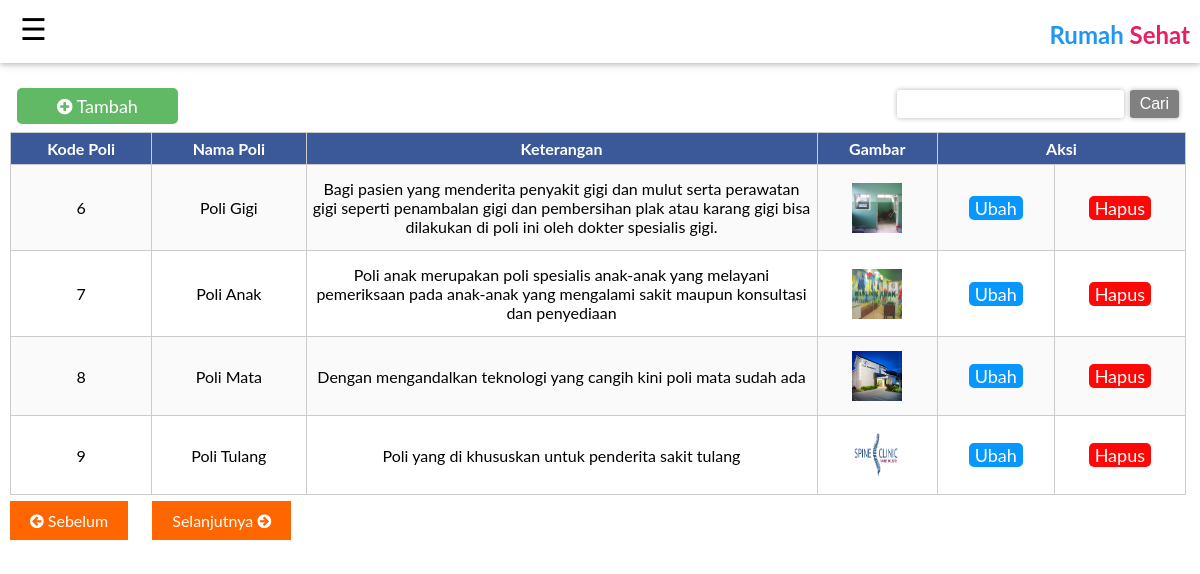
The page /apoteker/polikklinik.php on the database its author committed.
### tables this page shows
CREATE TABLE `tb_poliklinik` (
  `kd_plk` int(50) NOT NULL,
  `nm_plk` varchar(100) NOT NULL,
  `ket` text NOT NULL,
  `image` varchar(100) NOT NULL
);

### apoteker/polikklinik.php (the view, shortened to what this page needs)
<?php require_once('../Connections/koneksi.php'); ?>
<?php
$currentPage = $_SERVER["PHP_SELF"];
$maxRows_Recordset1 = 4;
$pageNum_Recordset1 = 0;
$startRow_Recordset1 = $pageNum_Recordset1 * $maxRows_Recordset1;
$query_Recordset1 = "SELECT * FROM tb_poliklinik";
$query_limit_Recordset1 = sprintf("%s LIMIT %d, %d", $query_Recordset1, $startRow_Recordset1, $maxRows_Recordset1);
$Recordset1 = mysql_query($query_limit_Recordset1, $koneksi) or die(mysql_error());
$row_Recordset1 = mysql_fetch_assoc($Recordset1);
if (isset($_GET['totalRows_Recordset1'])) {
  $totalRows_Recordset1 = $_GET['totalRows_Recordset1'];
} else {
  $all_Recordset1 = mysql_query($query_Recordset1);
  $totalRows_Recordset1 = mysql_num_rows($all_Recordset1);
}
$totalPages_Recordset1 = ceil($totalRows_Recordset1/$maxRows_Recordset1)-1;
$queryString_Recordset1 = "";
$queryString_Recordset1 = sprintf("&totalRows_Recordset1=%d%s", $totalRows_Recordset1, $queryString_Recordset1);
?>
<!DOCTYPE html PUBLIC "-//W3C//DTD XHTML 1.0 Transitional//EN" "http://www.w3.org/TR/xhtml1/DTD/xhtml1-transitional.dtd">
<html xmlns="http://www.w3.org/1999/xhtml">
<head>
	<link href="css/sidebar.css" rel="stylesheet">
	<link href="css/css.css" rel="stylesheet">
	<link href="../css/font-awesome.min.css" rel="stylesheet" type="text/css" />
</head>
<body>
<?php include"header.php"?>
<div class="content-admin" style="overflow-x:auto;">
<div style="float:left;margin:15px;">
<a class="tambah" href="input-poli.php"><i class="fa fa-plus-circle"></i> Tambah</a>
</div>
<div style="float:right;margin:0px 19px;">
<form id="form1" name="form1" method="post" action="cari-poli.php">
  <input type="text" name="cari" id="textfield" />
  <input type="submit" name="button" id="button" value="Cari" />
</form>
</div>
<table width="100%" border="1">
  <tr>
    <th>Kode Poli</th>
    <th>Nama Poli</th>
    <th>Keterangan</th>
    <th>Gambar</th>
    <th colspan="2">Aksi</th>
  </tr>
  <?php do { ?>
    <tr>
      <td height="25"><?php echo $row_Recordset1['kd_plk']; ?></td>
      <td><?php echo $row_Recordset1['nm_plk']; ?></td>
      <td width="500px"><?php echo $row_Recordset1['ket']; ?></td>
      <td><img src="../apoteker/image-poli/<?php echo $row_Recordset1['image']; ?>" width="50" height="50" /></td>
      <td><a class="ubah" href="update-poli.php?kd_plk=<?php echo $row_Recordset1['kd_plk']; ?>">Ubah</a></td>
      <td><a class="hapus" onclick="return confirm('Apakah anda ingin menghapus data ini');" href="delete-poli.php?kd_plk=<?php echo $row_Recordset1['kd_plk']; ?>">Hapus</a></td>
    </tr>
    <?php } while ($row_Recordset1 = mysql_fetch_assoc($Recordset1)); ?>
</table>
<p>
	<a class="pagination" href="<?php printf("%s?pageNum_Recordset1=%d%s", $currentPage, max(0, $pageNum_Recordset1 - 1), $queryString_Recordset1); ?>"><i class="fa fa-arrow-circle-left"></i> Sebelum</a>
	<a class="pagination" href="<?php printf("%s?pageNum_Recordset1=%d%s", $currentPage, min($totalPages_Recordset1, $pageNum_Recordset1 + 1), $queryString_Recordset1); ?>">Selanjutnya <i class="fa fa-arrow-circle-right"></i></a>
</p>
</body>
</html>

### apoteker/css/sidebar.css (style rules this page uses)
body { font-family: "Lato", sans-serif; margin:0px; }
a { text-decoration:none; }
.content-admin { width: 100%; height: auto; background-color:#fff; margin:80px 0px; float: left; }

### apoteker/css/css.css (style rules this page uses)
a { text-decoration:none; }
input[type="submit"],input[type="reset"],button,input[type="radio"] { cursor:pointer; margin:0px 2px; background-color:grey; color:#fff; -webkit-transition:background 1s; padding:5px 10px; }
.tambah { cursor:pointer; margin:2px 2px; -webkit-transition:background 1s; background:rgba(76, 175, 80, 0.88); color:white; font-size:18px; padding:7px 40px; border-radius:5px; }
.ubah { cursor:pointer; -webkit-transition:background 1s; background:rgba(7, 151, 255, 1); color:white; text-align:center; font-size:18px; border-radius:5px; padding:1px 6px; }
.hapus { cursor:pointer; text-align:center; -webkit-transition:background 1s; background:rgba(255, 7, 7, 1); color:white; padding:1px 6px; font-size:18px; border-radius:5px; }
input,textarea,select,button,.submit-data { font-family: Verdana,sans-serif; border-radius: 3px; padding: 5px 10px; margin: 10px 0px; border: 0; box-shadow: 0px 0px 5px 0px rgba(0,0,0,0.3); font-size: 16px; box-sizing: border-box; }
table { border-collapse: collapse; font-size: 16px; margin:10px; background:#fff; border-radius:5px; width:98%; }
table tr td { padding: 14px 5px; text-align: center; border: solid 1px #ccc; }
table th { padding:6px 5px; border:solid 1px #ccc; background:#3B5998; color:#fff; }
tr:nth-child(even) { background-color: rgba(230,230,230,0.2); }
.pagination { width:100px; height:auto; padding:10px 20px; margin:0px 10px; background:#ff6600; color:#fff; }

### rows shown on the page
tb_poliklinik: kd_plk "6", nm_plk "Poli Gigi", ket "Bagi pasien yang menderita penyakit gigi dan mulut serta perawatan gigi seperti penambalan gigi dan pembersihan plak atau karang gigi bisa dilakukan di poli ini oleh dokter spesialis gigi.", image (picture)
tb_poliklinik: kd_plk "7", nm_plk "Poli Anak", ket "Poli anak merupakan poli spesialis anak-anak yang melayani pemeriksaan pada anak-anak yang mengalami sakit maupun konsultasi dan penyediaan", image (picture)
tb_poliklinik: kd_plk "8", nm_plk "Poli Mata", ket "Dengan mengandalkan teknologi yang cangih kini poli mata sudah ada", image (picture)
tb_poliklinik: kd_plk "9", nm_plk "Poli Tulang", ket "Poli yang di khususkan untuk penderita sakit tulang", image (picture)
